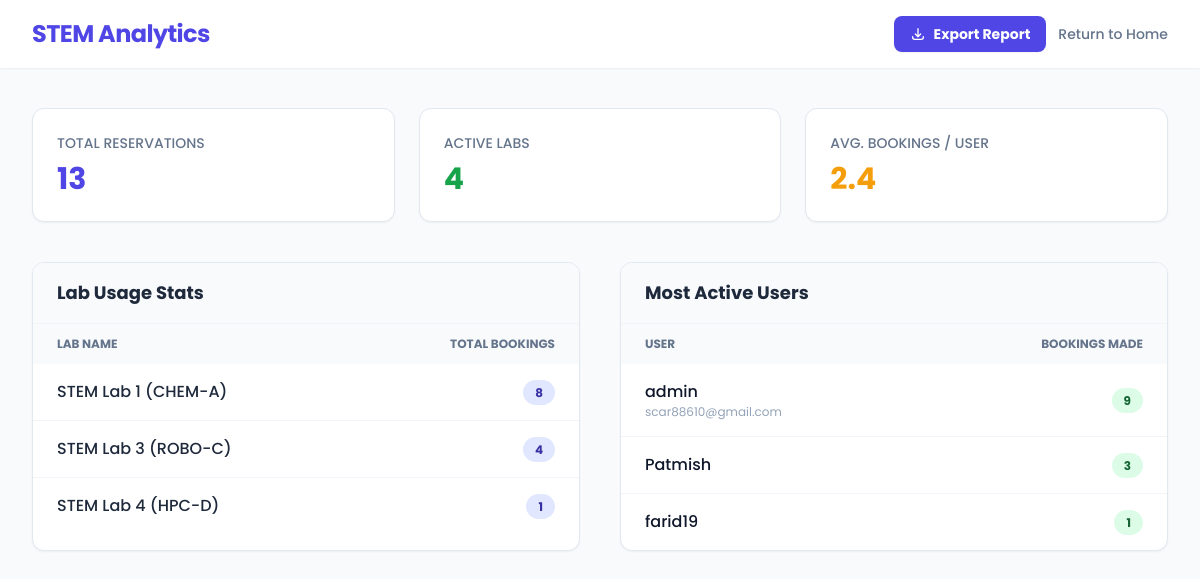
The app's page /analytics/dashboard/ (signed in) with its own data.
### labs/models.py (models this page shows, shortened)
class Lab(models.Model):
    name = models.CharField(max_length=200)
    slug = models.SlugField(unique=True)
    capacity = models.PositiveIntegerField()
    description = models.TextField()
    map_svg_id = models.CharField(max_length=50, unique=True, help_text="Matches ID in Figma SVG")
    is_active = models.BooleanField(default=True)
    safety_guidelines = models.TextField()

### analytics/views.py (the view)
# urls.py: path('dashboard/', views.dashboard, name='dashboard'),
@login_required
def dashboard(request):
    lab_stats = Reservation.objects.values('lab__name').annotate(
        total_bookings=Count('id')
    ).order_by('-total_bookings')
    user_stats = Reservation.objects.values('user__username', 'user__email').annotate(
        total_bookings=Count('id')
    ).order_by('-total_bookings')
    total_reservations = Reservation.objects.count()
    total_labs = Lab.objects.filter(is_active=True).count()
    context = {
        'lab_stats': lab_stats,
        'user_stats': user_stats,
        'total_reservations': total_reservations,
        'total_labs': total_labs
    }
    return render(request, 'analytics/dashboard.html', context)

### notifications/context_processors.py (called while the page is built)
def user_notifications(request):
    if request.user.is_authenticated:
        notifs = Notification.objects.filter(recipient=request.user, is_read=False)
        return {
            'notifications_list': notifs,
            'unread_count': notifs.count()
        }
    return {}

### CORE/templates/analytics/dashboard.html (shortened to what this page needs)
{% load static %}
<!DOCTYPE html>
<html lang="en">
<head>
    <script src="https://cdn.tailwindcss.com"></script>
</head>
<body class="text-slate-800">
    <header class="bg-white shadow-sm sticky top-0 z-50 no-print" data-html2canvas-ignore="true">
        <div class="max-w-7xl mx-auto px-4 sm:px-6 lg:px-8 py-4 flex justify-between items-center">
            <h1 class="text-2xl font-bold text-indigo-600 tracking-tight">STEM Analytics</h1>
            <div class="flex gap-3">
                <button onclick="exportPDF()" class="flex items-center gap-2 bg-indigo-600 hover:bg-indigo-700 text-white text-sm font-bold py-2 px-4 rounded-lg transition shadow-sm">
                    <svg class="w-4 h-4" fill="none" stroke="currentColor" viewBox="0 0 24 24"><path stroke-linecap="round" stroke-linejoin="round" stroke-width="2" d="M4 16v1a3 3 0 003 3h10a3 3 0 003-3v-1m-4-4l-4 4m0 0l-4-4m4 4V4"></path></svg>
                    Export Report
                </button>
                <a href="/" class="text-sm font-medium text-slate-500 hover:text-indigo-600 transition flex items-center">Return to Home</a>
            </div>
        </div>
    </header>
    <main id="dashboard-content" class="max-w-7xl mx-auto px-4 sm:px-6 lg:px-8 py-10">
        <div class="grid grid-cols-1 md:grid-cols-3 gap-6 mb-10">
            <div class="bg-white p-6 rounded-xl shadow-sm border border-slate-200">
                <p class="text-sm font-medium text-slate-500 uppercase">Total Reservations</p>
                <p class="text-3xl font-bold text-indigo-600 mt-2">{{ total_reservations }}</p>
            </div>
            <div class="bg-white p-6 rounded-xl shadow-sm border border-slate-200">
                <p class="text-sm font-medium text-slate-500 uppercase">Active Labs</p>
                <p class="text-3xl font-bold text-green-600 mt-2">{{ total_labs }}</p>
            </div>
            <div class="bg-white p-6 rounded-xl shadow-sm border border-slate-200">
                <p class="text-sm font-medium text-slate-500 uppercase">Avg. Bookings / User</p>
                <p class="text-3xl font-bold text-amber-500 mt-2">2.4</p>
            </div>
        </div>
        <div class="grid grid-cols-1 lg:grid-cols-2 gap-10">
            <div class="bg-white rounded-xl shadow-sm border border-slate-200 overflow-hidden break-inside-avoid">
                <div class="px-6 py-4 border-b border-slate-100 bg-slate-50">
                    <h3 class="font-bold text-lg text-slate-800">Lab Usage Stats</h3>
                </div>
                <table class="w-full text-left">
                    <thead class="bg-slate-50 text-xs uppercase text-slate-500 font-semibold">
                        <tr>
                            <th class="px-6 py-3">Lab Name</th>
                            <th class="px-6 py-3 text-right">Total Bookings</th>
                        </tr>
                    </thead>
                    <tbody class="divide-y divide-slate-100">
                        {% for lab in lab_stats %}
                        <tr class="hover:bg-slate-50 transition">
                            <td class="px-6 py-4 font-medium">{{ lab.lab__name }}</td>
                            <td class="px-6 py-4 text-right">
                                <span class="bg-indigo-100 text-indigo-800 py-1 px-3 rounded-full text-xs font-bold">
                                    {{ lab.total_bookings }}
                                </span>
                            </td>
                        </tr>
                        {% endfor %}
                    </tbody>
                </table>
            </div>
            <div class="bg-white rounded-xl shadow-sm border border-slate-200 overflow-hidden break-inside-avoid">
                <div class="px-6 py-4 border-b border-slate-100 bg-slate-50">
                    <h3 class="font-bold text-lg text-slate-800">Most Active Users</h3>
                </div>
                <table class="w-full text-left">
                    <thead class="bg-slate-50 text-xs uppercase text-slate-500 font-semibold">
                        <tr>
                            <th class="px-6 py-3">User</th>
                            <th class="px-6 py-3 text-right">Bookings Made</th>
                        </tr>
                    </thead>
                    <tbody class="divide-y divide-slate-100">
                        {% for user in user_stats %}
                        <tr class="hover:bg-slate-50 transition">
                            <td class="px-6 py-4">
                                <div class="font-medium text-slate-900">{{ user.user__username }}</div>
                                <div class="text-xs text-slate-400">{{ user.user__email }}</div>
                            </td>
                            <td class="px-6 py-4 text-right">
                                <span class="bg-green-100 text-green-800 py-1 px-3 rounded-full text-xs font-bold">
                                    {{ user.total_bookings }}
                                </span>
                            </td>
                        </tr>
                        {% endfor %}
                    </tbody>
                </table>
            </div>
        </div>
    </main>
</body>
</html>

### CORE/templates/analytics/dashboard.html (style rules this page uses)
body { font-family: 'Poppins', sans-serif; background-color: #f8fafc; }

### records on screen
Lab: lab__name "STEM Lab 1 (CHEM-A)", total_bookings "8"
Lab: lab__name "STEM Lab 3 (ROBO-C)", total_bookings "4"
Lab: lab__name "STEM Lab 4 (HPC-D)", total_bookings "1"

### other values on screen
{{ total_reservations }} "13"
{{ total_labs }} "4"
{{ user.user__username }} "admin" "Patmish" "farid19"
{{ user.user__email }} "scar88610@gmail.com"
{{ user.total_bookings }} "9" "3" "1"
